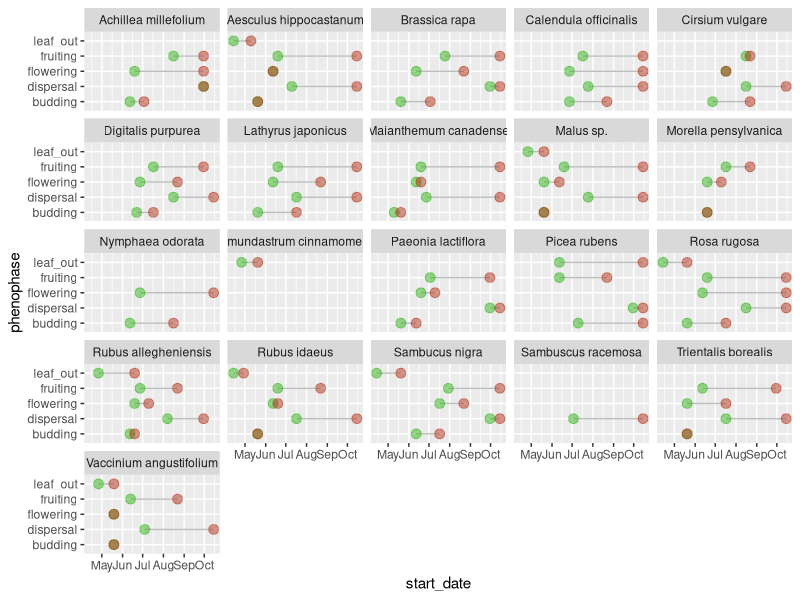

Source code (R): (Note: this script raises an error after producing the figure.)
## ---- chunk 1
library(tidyverse)
library(broom)
library(readr)
library(dplyr)
library(forcats)
library(lubridate)
## ---- chunk 2
hurricane_plants <- read_csv("../data/hurricane_plants.csv")

hurricane_plants <- read_csv("../data/hurricane_plants.csv", 
    col_types = cols(date = col_date(format = "%m/%d/%Y")))

weather_data <- read_csv("../data/neracoos_buoy_data.csv")
## ---- chunk 3
# arrage variables in logical order
hurricane_plants <- relocate(hurricane_plants, 
       date, 
       life_form, 
       species, 
       initial_emergence,
       breaking_leaf_buds_count,
       leaf_presence,
       percent_unfolded_leaves,
       unfolded_leaves_count,
       percent_full_size_leaf,
       percent_leaves_colorful,
       fallen_leaf_presence,
       breaking_needle_bud_count,
       young_needle_count,
       percent_stalk_growth,
       percent_fiddlehead_unrolled,
       buds_and_flowers_count,
       percent_open_flowers,
       pollen_amount,
       pollen_cone_count,
       percent_open_pollen_cones,
       fruit_count,
       unripe_seed_cone_count, 
       percent_ripe_fruits,
       ripe_seed_cone_count,
       dropped_fruit_count,
       notes
       )

# remove empty rows, where life_form is NA 
hurricane_plants <- hurricane_plants %>% 
  filter(!is.na(life_form))
## ---- chunk 4
# new variable of a string of numbers for observed phases
# 1 = leafing out
# 2 = budding
# 3 = flowering
# 4 = fruiting
# 5 = ripe fruits/seeds
# 6 = seed dispersal
# hurricane_plants <- hurricane_plants %>%
#   mutate(phenophase = case_when(
#     initial_emergence == T        ~ "1",
#     buds_and_flowers_count > 0    ~ "2",
#     pollen_cone_count > 0         ~ "2",
#     percent_open_flowers > 0      ~ "3",
#     pollen_amount != "none"       ~ "3",
#     fruit_count > 0               ~ "4"))

# first emergence column creation
hurricane_plants_join <- hurricane_plants %>%
  # mutate(date = as.Date(date)) %>%
  group_by(species, initial_emergence) %>% 
  filter(date == min(date)) %>% 
  slice(1) %>% # takes the first occurrence if there is a tie
  ungroup() %>%
  filter(initial_emergence == "TRUE") %>%
  select(date, species, first_emergence=initial_emergence)

hurricane_plants <- hurricane_plants %>%
  full_join(hurricane_plants_join, join_by(date, species))
## ---- chunk 5
# create leafing out phenophase
hurricane_plants <- hurricane_plants %>%
  mutate(leaf_out = case_when(
    breaking_leaf_buds_count > 0 & percent_unfolded_leaves < 1 ~ T,
    breaking_needle_bud_count > 0 ~ T,
    percent_stalk_growth > 0 & percent_stalk_growth < 1 ~ T,
    .default = F
  ))
  
# create budding phenophase
hurricane_plants <- hurricane_plants %>%
  mutate(budding = case_when(
    buds_and_flowers_count > 0 & percent_open_flowers < 1 ~ T,
    pollen_cone_count > 0 ~ T,
    .default = F
  ))

# create flowering phenophase
hurricane_plants <- hurricane_plants %>%
  mutate(flowering = case_when(
    percent_open_flowers > 0 & buds_and_flowers_count > 0 ~ T,
    pollen_amount != "none" ~ T,
    .default = F
  ))

# create fruiting phenophase
hurricane_plants <- hurricane_plants %>%
  mutate(fruiting = case_when(
    fruit_count > 0 ~ T,
    unripe_seed_cone_count > 0 ~ T,
    .default = F
  ))

# create dispersal phenophase
hurricane_plants <- hurricane_plants %>%
  mutate(dispersal = case_when(
    percent_ripe_fruits > 0 ~ T,
    ripe_seed_cone_count > 1 ~ T,
    dropped_fruit_count > 0 ~ T,
    .default = F
  ))
## ---- chunk 6
# pivot longer
hurricane_plants_long <- hurricane_plants %>%
  pivot_longer(
    cols = c(leaf_out : dispersal), 
    names_to = "phenophase"
  ) %>%
  filter(value == "TRUE") %>%
  group_by(species, phenophase) %>%
  summarize(start_date = min(date), 
            end_date = max(date))

# plot
ggplot(hurricane_plants_long) +
  geom_segment( aes(x=phenophase, xend=phenophase, y=start_date, yend=end_date), color="grey") +
  geom_point( aes(x=phenophase, y=start_date), color=rgb(0.2,0.7,0.1,0.5), size=3 ) +
  geom_point( aes(x=phenophase, y=end_date), color=rgb(0.7,0.2,0.1,0.5), size=3 ) +
  coord_flip()+
  facet_wrap(~ species)
  theme_ipsum() +
  theme(
    legend.position = "none",
  ) +
  xlab("date") +
  ylab("phenophase")
## ---- chunk 7
# lubridate weather entries, calculate useful daily temperatures
weather_data <- weather_data %>%
  mutate(time = ymd_hms(time),
         month = month(time),
         day = day(time),
         date = as_date(round_date(time, unit = "day"))) %>%
  mutate(air_temperature = as.numeric(air_temperature)) %>%
  group_by(date) %>%
  summarize(daily_mean_temp = mean(air_temperature, na.rm = TRUE),
            daily_min_temp = min(air_temperature, na.rm = TRUE),
            daily_max_temp = max(air_temperature, na.rm = TRUE),
            daily_sd_temp = sd(air_temperature, na.rm = TRUE))

# glimpse weather data
glimpse(weather_data)
## ---- chunk 8
# set species minimums for temperatures and calculate total days above "frosts"
weather_data %>%
  group_by(date) %>%
  mutate(yarrow_temp_above = case_when(daily_mean_temp > 5 ~ 1, 
                                       TRUE ~ 0),
         apple_temp_above = case_when(daily_mean_temp > 12 ~ 1, 
                                       TRUE ~ 0)) %>% #find relevant temperatures, name by species, and join to hurricane_plants by this variable (dates after critical period)
  pivot_longer(cols = c(yarrow_temp_above, apple_temp_above), names_to = "species_germ", values_to = "germination_possible") %>%
  filter(germination_possible == 1) %>% #earliest non-frost or favourable germination date
  group_by(species_germ) %>%
  slice_min(date, n = 1)
## ---- chunk 9
# line plot daily mean temperature
ggplot(weather_data, aes(x=date, y=daily_mean_temp)) +
  geom_line() 
## ---- chunk 10
# plot ribbon of daily temperature readings
weather_data %>%
  ggplot(aes(x = date)) +
    geom_ribbon(aes(y = daily_mean_temp, ymin = daily_min_temp, ymax = daily_max_temp), alpha = 0.3) +
    geom_line(aes(y = daily_mean_temp), color = "blue") +
    geom_line(aes(y = daily_min_temp), color = "pink") 
## ---- chunk 11
hurricane_climate <- read_file("../data/hurricane_climate.sdb")
